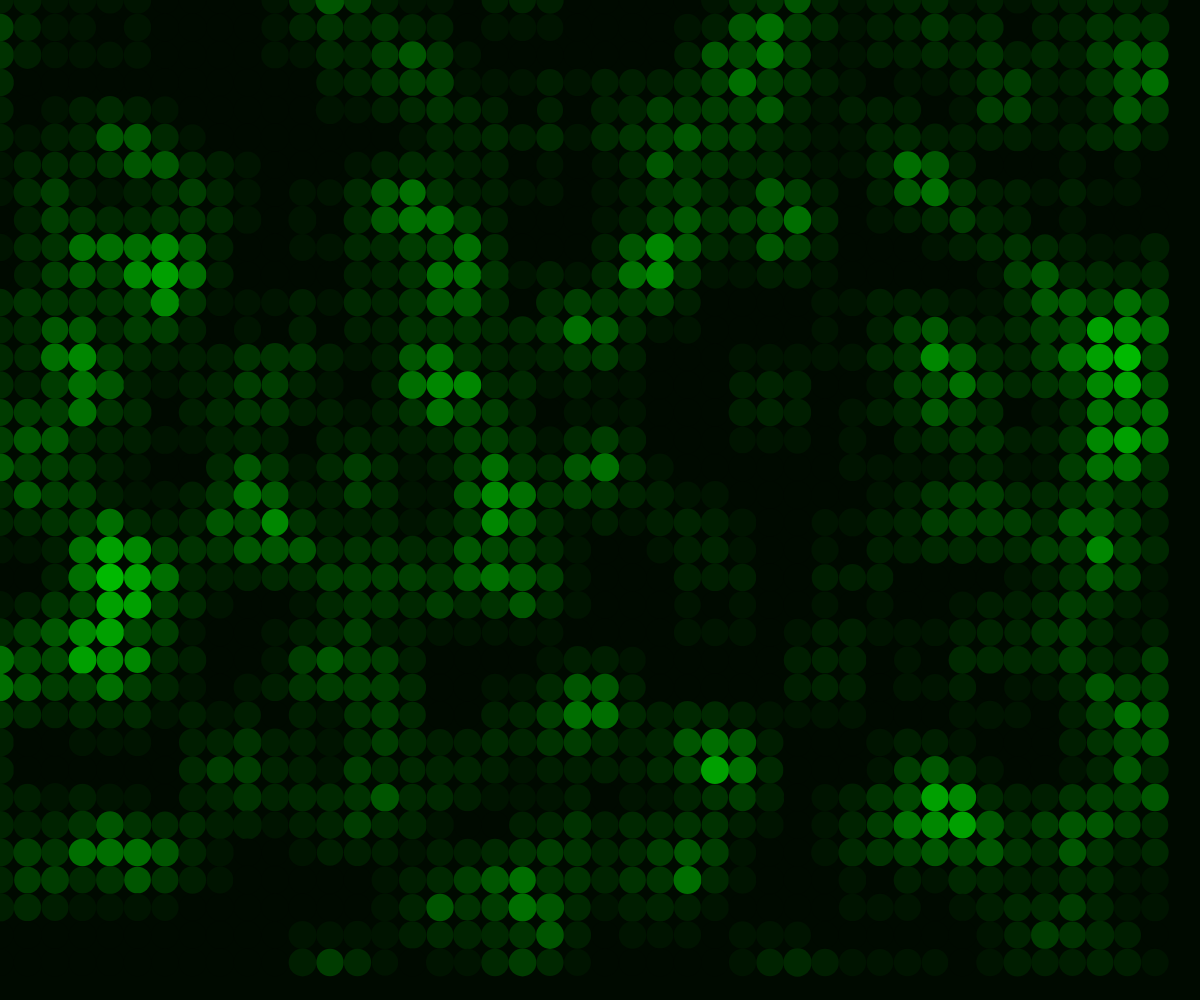
Frame 1 (no input)
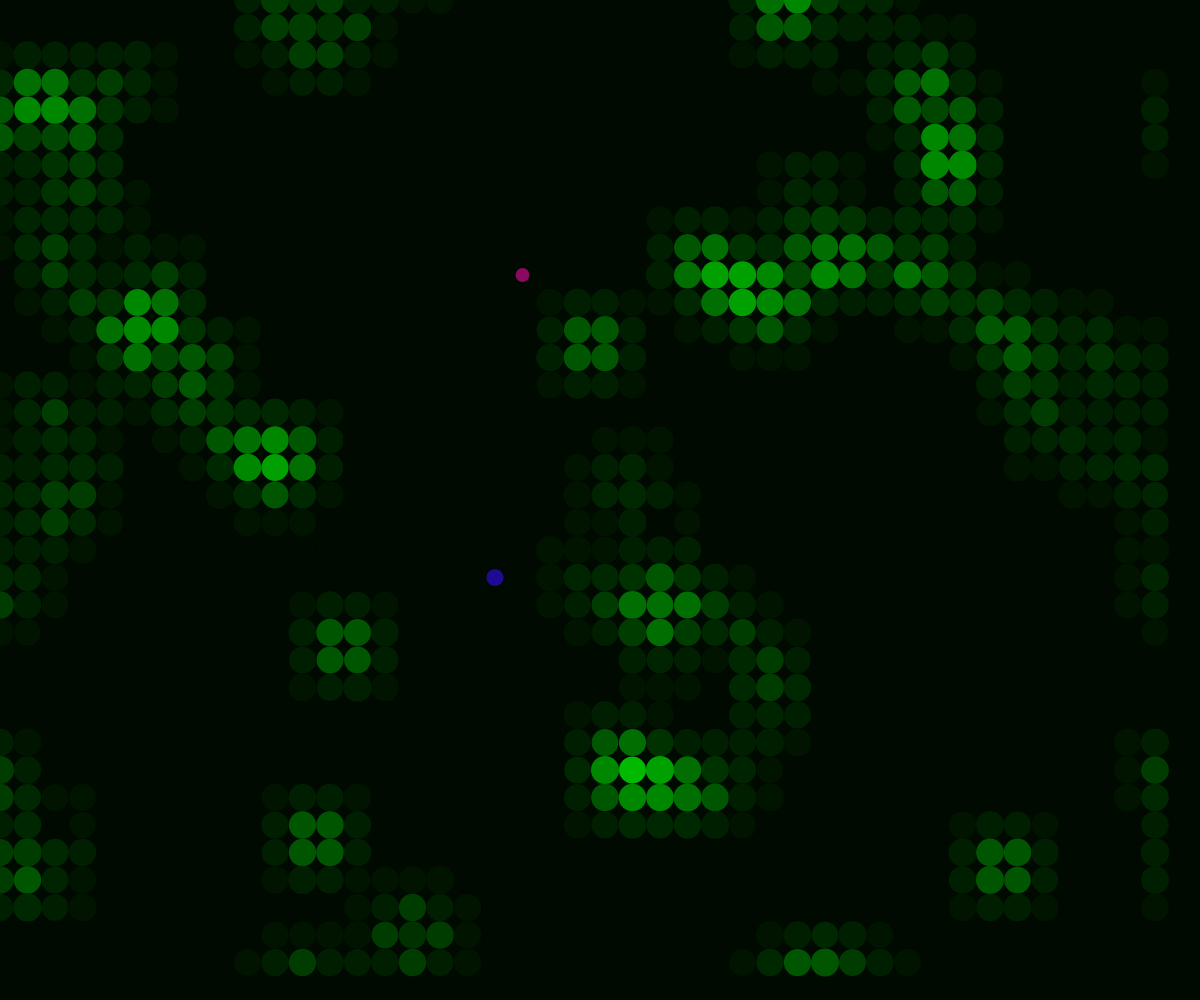
Frame 60 (no input)
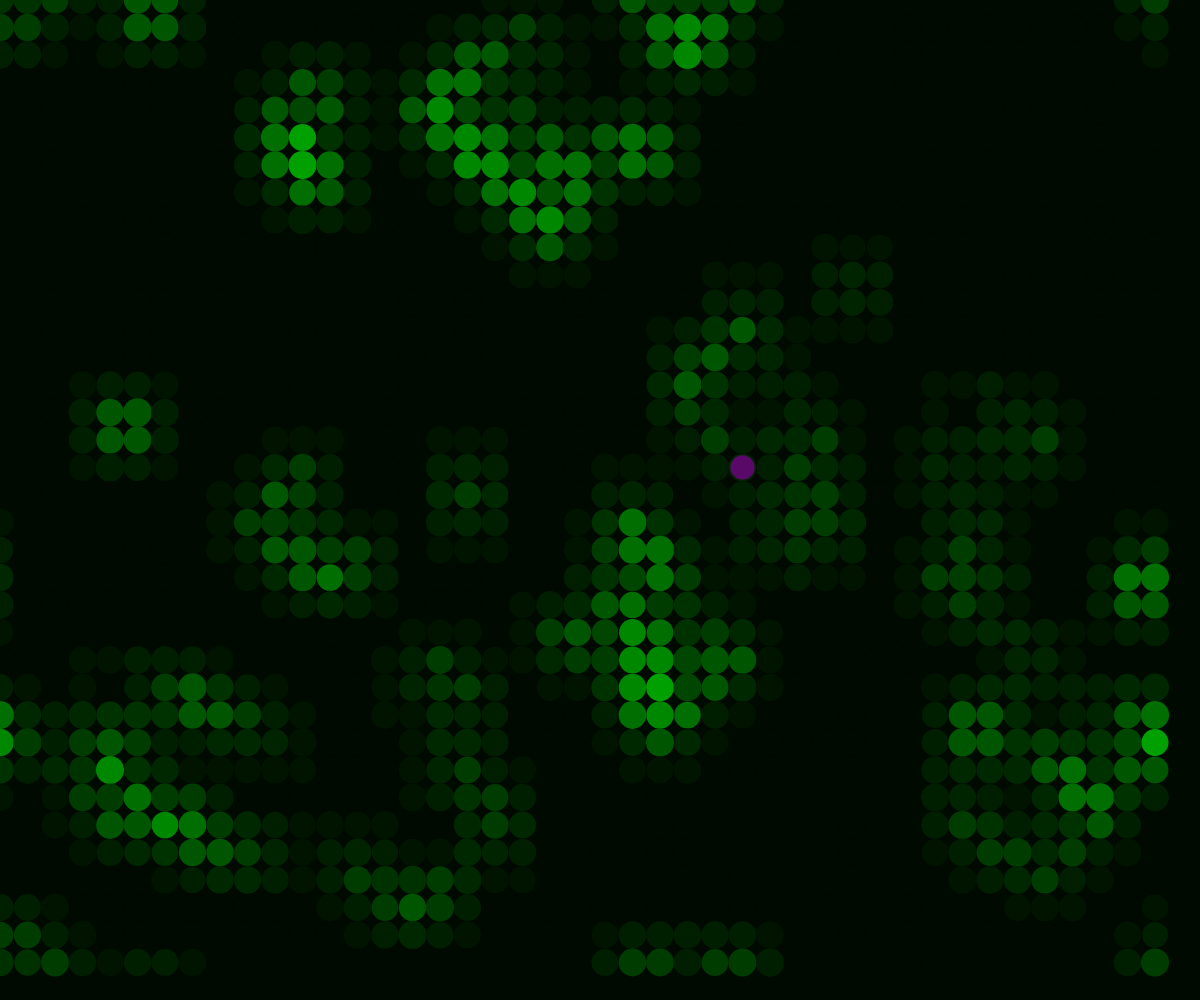
Frame 120 (the mouse pressed at the canvas centre since frame 60)

The p5.js sketch that drew these frames (run headless with seeded random() and noise() and a simulated clock; from frame 60 on, the mouse is pressed at the canvas centre):

// p5.js sketch
// ── sketch.js
function setup() {
    createCanvas(windowWidth, windowHeight);
    background(0);
    noStroke();
    // frameRate(1)
    initialise();
}

function draw() {
    background(color(0, BACKGROUND_COLOUR, 0));

    if (counter % cellStep === 0) {
        var next = new Grid();

        next.create();

        for (var i = 0; i < grid.matrix.length; i++) {
            for (var j = 0; j < grid.matrix[i].length; j++) {
                grid.matrix[i][j].getNext(grid, next);
            }
        }

        grid = next;
    }

    snakes.forEach(x => x.move());

    grid.draw();

    snakes.forEach(x => x.draw());

    counter++;
}

function initialise() {
    grid = new Grid();
    grid.create();
    grid.fill();
    snakes = [];

    // for (var i = 0; i < 20; i++) {
    //     let snake = new Snake(floor(random(grid.cols)), floor(random(grid.rows)), new DNA());
    //     snakes.push(snake);
    // }
}

function touchStarted() {
    initialise();
}

function keyPressed() {
    if (keyCode == ENTER) {
        initialise();
    }
}



// ── Cell.js
function Cell(x, y, active) {
    this.x = x;
    this.y = y;
    this.active = active;

    this.draw = function () {
        let d = this.countNeighbours(grid);
        if (this.active) {
            fill(0, (d * 25) + BACKGROUND_COLOUR, 0);
        } else {
            fill(0, (d * 10) + BACKGROUND_COLOUR, 0);
        }
        ellipse(this.x * resolution, this.y * resolution, randomGaussian(resolution, 0.5));
    }

    this.getNext = function (g, n) {
        let neighbours = this.countNeighbours(g);

        n.matrix[this.x][this.y] = Object.assign({}, this);

        if (!this.active && neighbours == 3) {
            n.matrix[this.x][this.y].active = true;
        } else if (this.active && (neighbours < 2 || neighbours > 3)) {
            n.matrix[this.x][this.y].active = false;
            this.spawnCheck();
        }

    }

    this.countNeighbours = function (g) {
        let sum = 0;
        for (let i = -1; i < 2; i++) {
            for (let j = -1; j < 2; j++) {
                let col = (this.x + i + g.cols) % g.cols;
                let row = (this.y + j + g.rows) % g.rows;

                if (g.matrix[col][row].active) {
                    sum++
                }
            }
        }
        if (this.active) {
            sum--;
        }
        return sum;
    }

    this.spawnCheck = function () {
        let rnd = random(1);
        if (rnd < BIRTH_RATE){
            let snake = new Snake(this.x, this.y, new DNA());
            snakes.push(snake);
        }
    }
}



// ── DNA.js
function DNA() {

    this.moveRate = random(MAX_MOVE_RATE);
    this.birthRate = random(MAX_BIRTH_RATE);
    this.energy = random(MAX_ENERGY);

    this.size = random(resolution / 2, resolution);
    this.colour = color(random(150), BACKGROUND_COLOUR, random(150));

    this.mutate = function () {
        console.log("Mutation!");
        let dna = new DNA();

        dna.moveRate = this.moveRate;
        dna.birthRate = this.birthRate;
        dna.energy = floor(random(this.energy - 10, this.energy + 10));

        dna.colour.setRed(random(this.colour.red - 10, this.colour.red + 10));
        dna.colour.setGreen(random(this.colour.green - 10, this.colour.green + 10));
        dna.colour.setBlue(random(this.colour.blue - 10, this.colour.blue + 10));
        dna.size = random(resolution / 2, resolution);
        return dna;
    }
}
// ── Grid.js
function Grid() {

    this.res = resolution;
    this.cols = floor(width / this.res);
    this.rows = floor(height / this.res);
    this.matrix;
    this.numbers = [true, false];
    this.count = 0;

    this.create = function () {
        this.matrix = new Array(this.cols);
        for (let i = 0; i < this.matrix.length; i++) {
            this.matrix[i] = new Array(this.rows);
        }
    }

    this.fill = function () {
        for (var i = 0; i < this.matrix.length; i++) {
            for (var j = 0; j < this.matrix[i].length; j++) {
                this.matrix[i][j] = new Cell(i, j, random(this.numbers));
            }
        }
    }

    this.draw = function () {
        for (var i = 0; i < this.matrix.length; i++) {
            for (var j = 0; j < this.matrix[i].length; j++) {
                this.matrix[i][j].draw();
            }
        }
    }

}
// ── Snake.js
function Snake(x, y, dna) {

    this.x = x;
    this.y = y;

    this.dna = dna;

    this.directions = ["DIR_UP", "DIR_RIGHT", "DIR_DOWN", "DIR_LEFT"];
    this.direction = random(this.directions);

    this.speed = 1;
    this.energy = this.dna.energy;

    this.alive = true;

    this.draw = function () {

        if (this.energy > 0) {

            fill(this.dna.colour);
            ellipse(this.x * resolution, this.y * resolution, this.dna.size, this.dna.size);

        } else if (this.energy <= 0 && this.alive) {
            this.die(grid);
            this.alive = false;
        }
    }


    this.move = function () {

        if (this.energy > 0) {

            let c = this.check(grid);
            let r = random(1);

            if (c || r < this.dna.moveRate) {
                this.direction = random(this.directions);
            }

            if (r < this.dna.birthRate) {
                let n = random(1);
                if (n < MUTATION_RATE) {
                    let dna = this.dna.mutate();
                } else {
                    dna = this.dna;
                }

                let snake = new Snake(this.x, this.y, dna);
                snakes.push(snake);
            }

            if (this.direction == "DIR_UP") {

                this.y -= this.speed;

            }
            if (this.direction == "DIR_RIGHT") {

                this.x += this.speed;

            }
            if (this.direction == "DIR_DOWN") {

                this.y += this.speed;

            }
            if (this.direction == "DIR_LEFT") {

                this.x -= this.speed;

            }

            if (this.x < 0) { this.x = grid.cols }

            if (this.x > grid.cols) { this.x = 0 }

            if (this.y < 0) { this.y = grid.rows }

            if (this.y > grid.rows) { this.y = 0 }

            this.energy -= LOSS_RATE;

        }
    }

    this.check = function (g) {

        for (var i = 0; i < g.matrix.length; i++) {

            for (var j = 0; j < g.matrix[i].length; j++) {

                if (i == this.x && j == this.y) {

                    if (g.matrix[i][j].active) {

                        g.matrix[i][j].active = false;

                        this.energy += NUTRITION;

                        return true;
                    } else {
                        return false;
                    }
                }
            }
        }
    }

    this.die = function (g) {
            for (let i = -1; i < 2; i++) {
                for (let j = -1; j < 2; j++) {
                    let r = random(1);
                    if (r < MAX_DEATH_RATE) {
                        let col = (this.x + i + g.cols) % g.cols;
                        let row = (this.y + j + g.rows) % g.rows;
                        g.matrix[col][row].active = true;
                    }
                }
            }
    }
}
// ── globals.js
var grid;
var snakes = [];

var counter = 0;
var cellStep = 2;

var resolution = 27.5;

const MUTATION_RATE = 0.25;
const BIRTH_RATE = 0.0005;
const LOSS_RATE = 1;
const NUTRITION = 10;
const MAX_DEATH_RATE = 0.5;

const MAX_BIRTH_RATE = 0.005;
const MAX_MOVE_RATE = 0.2;
const MAX_ENERGY = 150;

const BACKGROUND_COLOUR = 10;
